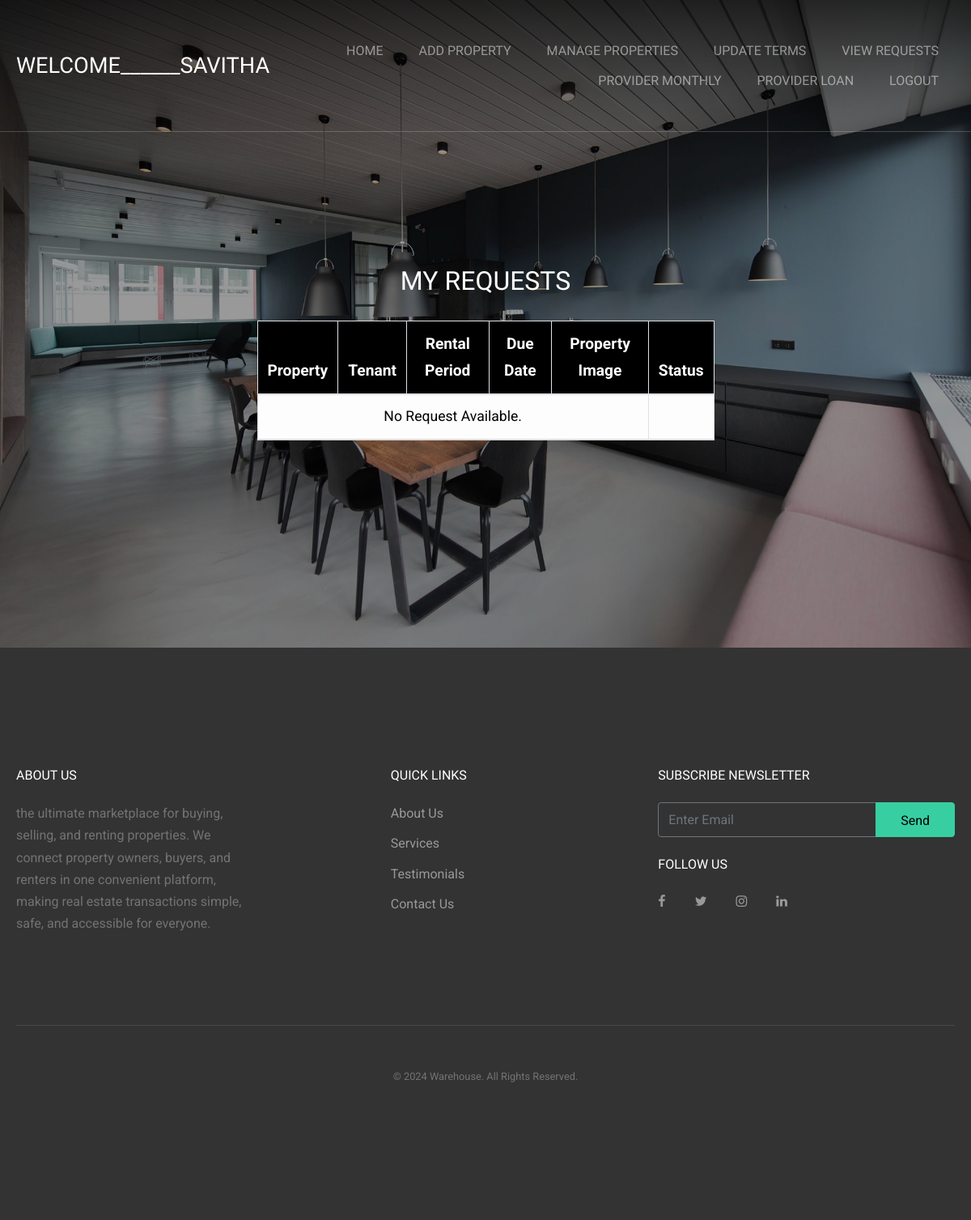
The app's page /provider_monthly/ (signed in), older data.
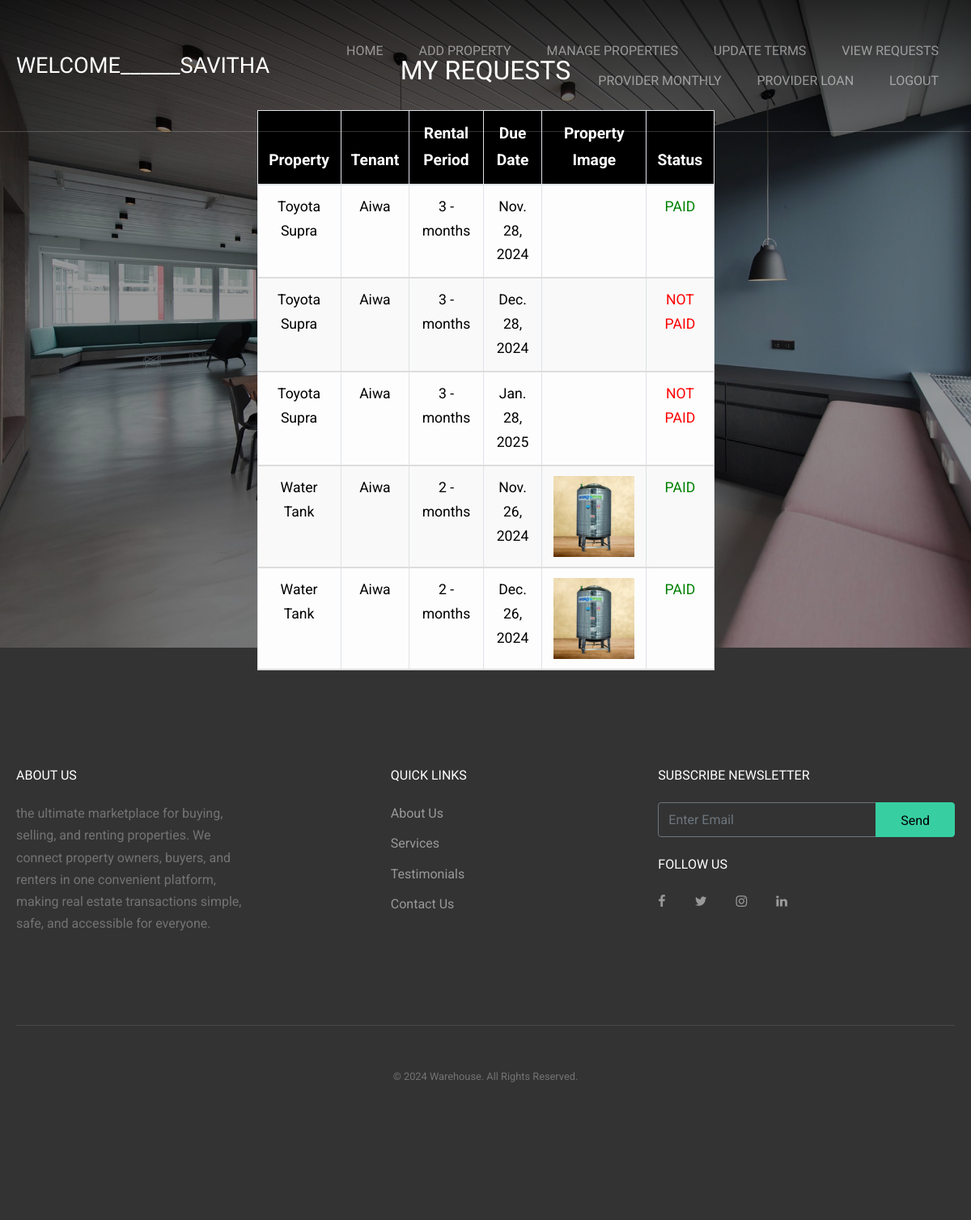
The same page, newer data.
### blockchain/models.py (models this page shows, shortened)
class MonthlyPayment(models.Model):
    request = models.ForeignKey(UserRequest, on_delete=models.CASCADE)
    tenant = models.ForeignKey(User, on_delete=models.CASCADE, limit_choices_to={'role': 'tenant'})
    property = models.ForeignKey(Property, on_delete=models.CASCADE)
    due_date = models.DateField()
    amount = models.DecimalField(decimal_places=2, max_digits=10, default=0.00)
    is_paid = models.BooleanField(default=False)

class Property(models.Model):
    provider = models.ForeignKey(User, on_delete=models.CASCADE, limit_choices_to={'role': 'provider'})
    title = models.CharField(max_length=100)
    description = models.TextField()
    address = models.TextField()
    rent_amount = models.DecimalField(max_digits=10, decimal_places=2)
    is_approved = models.BooleanField(default=False)
    image = models.ImageField(upload_to='property_image/')

class User(AbstractUser):
    USER_ROLES = [
        ('tenant', 'Tenant'),
        ('provider', 'Provider')
    ]
    role = models.CharField(max_length=10, choices=USER_ROLES)
    verification_status = models.BooleanField(default=False)  # For Admin to verify accounts
    contact_number = models.CharField(max_length=15, null=True, blank=True)
    address = models.TextField(null=True, blank=True)
    document = models.ImageField(upload_to='documents/')

class UserRequest(models.Model):
    RENTAL_PERIOD_CHOICES = [
        ('days', 'Days'),
        ('months', 'Months'),
        ('years', 'Years'),
    ]
    tenant = models.ForeignKey(User, on_delete=models.CASCADE, limit_choices_to={'role': 'tenant'})
    property = models.ForeignKey(Property, on_delete=models.CASCADE)
    start_date = models.DateField()
    end_date = models.DateField()
    rental_period = models.CharField(max_length=10, choices=RENTAL_PERIOD_CHOICES)
    duration = models.PositiveIntegerField()  # The number of days, months, or years
    aadhar = models.ImageField(upload_to='request_aadhar/')
    is_approved = models.BooleanField(default=False)
    monthly_rent = models.BooleanField(default=False)
    loan = models.BooleanField(default=False)

### blockchain/views.py (the view)
# urls.py: path('provider_monthly/', views.provider_monthly, name='provider_monthly'),
def provider_monthly(request):
    provider_properties = Property.objects.filter(provider=request.user)
    user_requests = MonthlyPayment.objects.filter(property__in=provider_properties)
    return render(request, 'provider_monthly.html', {'user_requests': user_requests})

### templates/provider_monthly.html (shortened to what the changed rows need)
<!DOCTYPE html>
<html lang="en">
  <head>
    <link rel="stylesheet" href="../static/fonts/icomoon/style.css">
    <link rel="stylesheet" href="../static/css/bootstrap.min.css">
    <link rel="stylesheet" href="../static/css/jquery-ui.css">
    <link rel="stylesheet" href="../static/css/owl.carousel.min.css">
    <link rel="stylesheet" href="../static/css/owl.theme.default.min.css">
    <link rel="stylesheet" href="../static/css/owl.theme.default.min.css">
    <link rel="stylesheet" href="../static/css/jquery.fancybox.min.css">
    <link rel="stylesheet" href="../static/css/bootstrap-datepicker.css">
    <link rel="stylesheet" href="../static/fonts/flaticon/font/flaticon.css">
    <link rel="stylesheet" href="../static/css/aos.css">
    <link rel="stylesheet" href="../static/css/style.css">
  </head>
  <body data-spy="scroll" data-target=".site-navbar-target" data-offset="300">
  <div class="site-wrap">
    <header class="site-navbar py-4 js-sticky-header site-navbar-target" role="banner">
      <div class="container">
        <div class="row align-items-center">
          <div class="col-6 col-xl-2">
            <h1 class="mb-0 site-logo m-0 p-0"><a href="/" class="mb-0">Welcome______{{ request.user.username }}</a></h1>
          </div>
        </div>
      </div>
    </header>
    <div class="site-block-wrap">
      <div class="site-blocks-cover overlay overlay-2" style="background-image: url(../static/images/hero_1.jpg);" data-aos="fade" id="home-section">
        <div class="container">
          <div class="row align-items-center justify-content-center">
            <div class="col-md-6 mt-lg-5 text-center">
                <h2 class="text-white">My Requests</h2>
          <table class="table table-bordered table-light">
            <thead>
              <tr>
                <th>Property</th>
                <th>Tenant</th>
                <th>Rental Period</th>
                <th>Due Date</th>
                <th>Property Image</th>
                <th>Status</th>
              </tr>
            </thead>
            <tbody>
              {% for requests in user_requests %}
              <tr>
                <td>{{ requests.property.title }}</td>
                <td>{{ requests.tenant.username }}</td>
                <td>{{ requests.request.duration }} - {{ requests.request.rental_period }}</td>
                <td>{{ requests.due_date }}</td>
                <td>
                  <img src="{{ requests.property.image.url }}" alt="{{ property.provider.username }}" style="max-width: 100px; cursor: pointer;">
                </td>
                <td>
                    {% if requests.is_paid %}
                      <span style="color: green;">PAID</span>
                    {% else %}
                      <span style="color: red;">NOT PAID</span>
                    {% endif %}
                </td>
              </tr>
              {% empty %}
              <tr>
                <td colspan="5">No Request Available.</td>
              </tr>
              {% endfor %}
            </tbody>
          </table>
            </div>
          </div>
        </div>
      </div>
  </div>
    <footer class="site-footer">
      <div class="container">
        <div class="row">
          <div class="col-md-8">
            <div class="row">
              <div class="col-md-5">
                <h2 class="footer-heading mb-4">About Us</h2>
              </div>
              <div class="col-md-3 mx-auto">
                <h2 class="footer-heading mb-4">Quick Links</h2>
              </div>
            </div>
          </div>
          <div class="col-md-4">
            <div class="mb-4">
              <h2 class="footer-heading mb-4">Subscribe Newsletter</h2>
            </div>
            <div class="">
              <h2 class="footer-heading mb-4">Follow Us</h2>
            </div>
          </div>
        </div>
      </div>
    </footer>
  </div>
  </body>
</html>

Row changes from the older to the newer data that the page shows:
added MonthlyPayment: property "Toyota Supra", tenant.username "Aiwa", request.duration "3", request.rental_period "months", due_date "Nov. 28, 2024", is_paid "PAID"
added MonthlyPayment: property "Toyota Supra", tenant.username "Aiwa", request.duration "3", request.rental_period "months", due_date "Dec. 28, 2024", is_paid "NOT PAID"
added MonthlyPayment: property "Toyota Supra", tenant.username "Aiwa", request.duration "3", request.rental_period "months", due_date "Jan. 28, 2025", is_paid "NOT PAID"
added MonthlyPayment: property "Water Tank", tenant.username "Aiwa", request.duration "2", request.rental_period "months", due_date "Nov. 26, 2024", property.image (picture), is_paid "PAID"
added MonthlyPayment: property "Water Tank", tenant.username "Aiwa", request.duration "2", request.rental_period "months", due_date "Dec. 26, 2024", property.image (picture), is_paid "PAID"
Text that changed along with them:
text no longer shown: "No Request Available."
